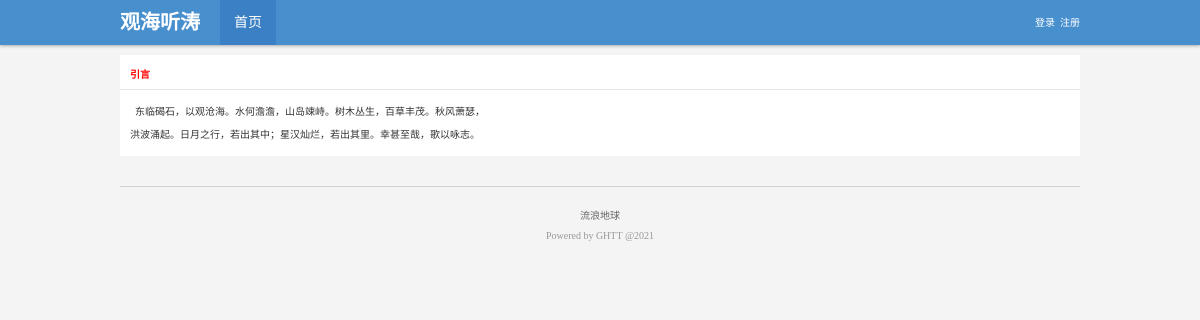
Before: / with the older database file.
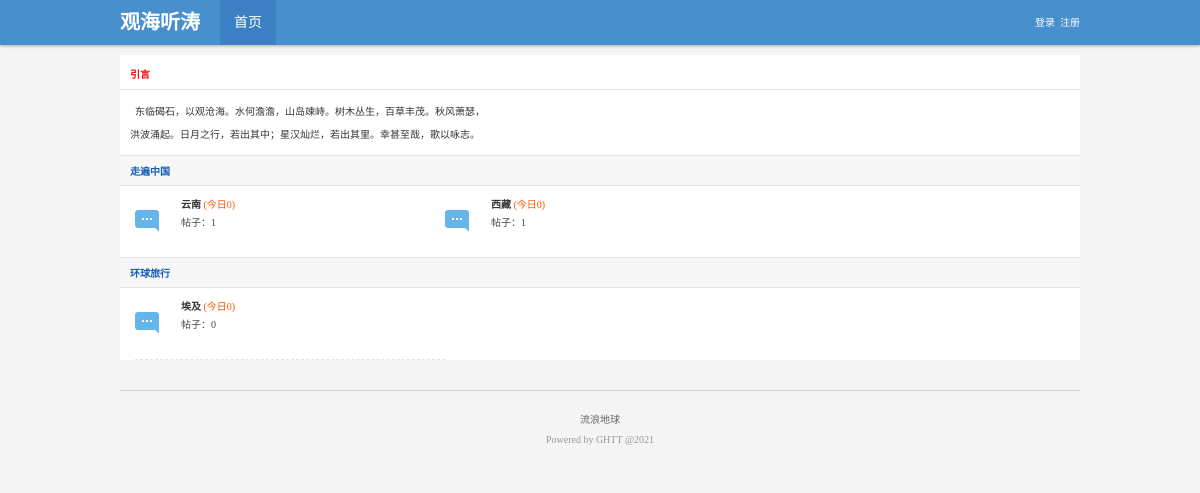
After: the same page with the newer database file.
### tables this page shows
CREATE TABLE IF NOT EXISTS `father_module` (
  `id` int(10) unsigned NOT NULL AUTO_INCREMENT,
  `module_name` varchar(66) NOT NULL,
  `sort` int(11) NOT NULL DEFAULT '0',
  PRIMARY KEY (`id`)
);

CREATE TABLE IF NOT EXISTS `son_module` (
  `id` int(10) unsigned NOT NULL AUTO_INCREMENT,
  `father_module_id` int(10) unsigned NOT NULL,
  `module_name` varchar(66) NOT NULL,
  `info` varchar(255) NOT NULL,
  `member_id` int(10) unsigned NOT NULL DEFAULT '0',
  `sort` int(10) unsigned NOT NULL DEFAULT '0',
  PRIMARY KEY (`id`)
);

### inc/tool.inc.php (called while the page is built, shortened)
<?php
function is_login($link){
	if(isset($_COOKIE['bbs']['name']) && isset($_COOKIE['bbs']['pw'])){
		$query="select * from member where name='{$_COOKIE['bbs']['name']}' and sha1(pw)='{$_COOKIE['bbs']['pw']}'";
		$result=execute($link,$query);
		if(mysqli_num_rows($result)==1){
			$data=mysqli_fetch_assoc($result);
			return $data['id'];
		}else{
			return false;
		}
	}else{
		return false;
	}
}
?>

### inc/dblink.inc.php (called while the page is built, shortened)
<?php
function execute($link,$query){
	$result=mysqli_query($link,$query);
	return $result;
}
function num($link,$sql_count){
	$result=execute($link,$sql_count);
	$count=mysqli_fetch_row($result);
	return $count[0];
}
?>

### index.php (the view, shortened to what this page needs)
<?php
include_once 'inc/dblink.inc.php';
include_once 'inc/tool.inc.php';
?>
<?php include 'inc/header.inc.php'?>
    <div id="hot" class="auto">
        <div class="title">引言</div>
        <ul class="newlist">
            <li>东临碣石，以观沧海。水何澹澹，山岛竦峙。树木丛生，百草丰茂。秋风萧瑟，<br/>&nbsp;&nbsp;&nbsp;&nbsp;洪波涌起。日月之行，若出其中；星汉灿烂，若出其里。幸甚至哉，歌以咏志。</li>
		</ul>
	</div>
	<?php
	$query="select * from father_module order by sort desc";
	$result_father=execute($link,$query);
	while($data_father=mysqli_fetch_assoc($result_father)){
	?>
	<div class="box auto">
	<div class="title">
		<a href="list_father.php?id=<?php echo $data_father['id']?>" style="color:#105cb6;"><?php echo $data_father['module_name']?></a>
	</div>
	<div class="classList">
	<?php
	$query="select * from son_module where father_module_id={$data_father['id']}";
	$result_son=execute($link,$query);
	if(mysqli_num_rows($result_son)){
		while($data_son=mysqli_fetch_assoc($result_son)){
			$query="select count(*) from content where module_id={$data_son['id']} and time > CURDATE()";
				$count_today=num($link,$query);
				$query="select count(*) from content where module_id={$data_son['id']}";
				$count_all=num($link,$query);
			$html=<<<A
			<div class="childBox new">
				<h2><a href="list_son.php?id={$data_son['id']}">{$data_son['module_name']}</a> <span>(今日{$count_today})</span></h2>
				帖子：{$count_all}<br />
			</div>
A;
		echo $html;
		}
	}else{
		echo '<div style="padding:10px 0;">暂无子版块...</div>';
	}
	?>
	</div>
</div>
<?php }?>
    <?php include 'inc/footer.inc.php'?>

### inc/header.inc.php (shortened to what this page needs)
<!DOCTYPE html>
<html lang="zh-CN">
<head>
<link rel="stylesheet" type="text/css" href="style/public.css" />
<link rel="stylesheet" type="text/css" href="style/register.css" />
<link rel="stylesheet" type="text/css" href="style/publish.css" />
<link rel="stylesheet" type="text/css" href="style/index.css" />
<link rel="stylesheet" type="text/css" href="style/list.css" />
<link rel="stylesheet" type="text/css" href="style/show.css" />
</head>
<body>
	<div class="header_wrap">
		<div id="header" class="auto">
			<div class="logo">观海听涛</div>
			<div class="nav">
				<a href="index.php" class="hover">首页</a>
			</div>
			<div class="login">
			<?php
     			if(is_login($link)){
$str=<<<A
<a href="member.php?id={$member_id}" target="_blank">您好！{$_COOKIE['bbs']['name']}</a><span style="color:#fff;"> |</span> <a href="logout.php">退出</a>
A;
					echo $str;
				}else{
$str=<<<A
					<a href="login.php">登录</a>&nbsp;
					<a href="register.php">注册</a>
A;
					echo $str;
				}
				?>
			</div>
		</div>
	</div>

### inc/footer.inc.php (shortened to what this page needs)
<div id="footer" class="auto">
		<div class="bottom">
			<a>流浪地球</a>
		</div>
		<div class="copyright">Powered by GHTT @2021</div>
	</div>
</body>
</html>

### style/public.css (style rules this page uses)
body,div,ul,ol,li,dl,dt,dd,h1,h2,h3,h4,h5,h6,form,input,textarea,p { margin:0px; padding:0px; font-size:10px; font-family:Tahoma; }
ul { list-style:none; }
a { text-decoration:none; }
body { background:#F4F4F4; color:#333; }
.auto { width:960px; margin:0 auto; }
.header_wrap { background:#488fce; box-shadow: 0 1px 3px rgba(0, 0, 0, 0.3); display: block; left: 0; position:fixed; top: 0; width: 100%; z-index: 10; }
#header { height:45px; line-height:45px; }
#header .logo { width:100px; font-size:20px; font-family:微软雅黑; font-weight:bold; color:#fff; float:left; }
#header .nav a { color:#fff; display:block; width:56px; float:left; text-align:center; font-size:14px; cursor:pointer; }
#header .nav a.hover { background:#3b7fc4; }
#header .login { float:right; }
#header .login a { color:#fff; }
#footer { border-top:1px solid #d3d3d3; text-align:center; padding:20px 0; margin-top:30px; }
#footer a { color:#666; }
#footer .bottom { padding:0 0 8px 0; }
#footer .copyright { color: #999; font-size: 10px; }

### style/index.css (style rules this page uses)
#hot { margin-top:5px; background:#fff; padding:0 0 10px 0; }
#hot .title { height:34px; color:#ff0000; font-weight:bold; border-bottom:1px solid #e4e4e4; line-height:40px; text-indent:10px; margin:0 0 10px 0; }
#hot .newlist li { width:480px; float:left; text-indent:15px; line-height:23px; }
.box { border-left:1px solid #f1f1f1; border-right:1px solid #f1f1f1; margin-top:-1px; }
.box .title { background:#f7f7f7; border-top:1px solid #e5e5e5; border-bottom:1px solid #e5e5e5; padding:7px 10px; color:#105cb6; font-weight:bold; }
.box .classList { background:#ffffff; padding:0 15px; }
.box .classList .childBox { width:264px; height:51px; padding:10px 0 10px 46px; border-bottom:1px dashed #e4e4e4; float:left; background:pink; color:#444444; }
.box .classList .childBox h2 { padding-bottom:3px; }
.box .classList .childBox h2 a { color:#333; font-weight:bold; }
.box .classList .childBox h2 span { color:#ff5500; font-weight:normal; }
.box .classList .new { background:url(new.gif) 0px center no-repeat; }

Changed rows visible on the page:
added father_module: module_name "走遍中国"
added son_module: module_name "云南", count_today "0", id "1", shown under "走遍中国"
added son_module: module_name "西藏", count_today "0", count_all "1", shown under "走遍中国"
added father_module: module_name "环球旅行"
added son_module: module_name "埃及", count_today "0", count_all "0", shown under "环球旅行"
